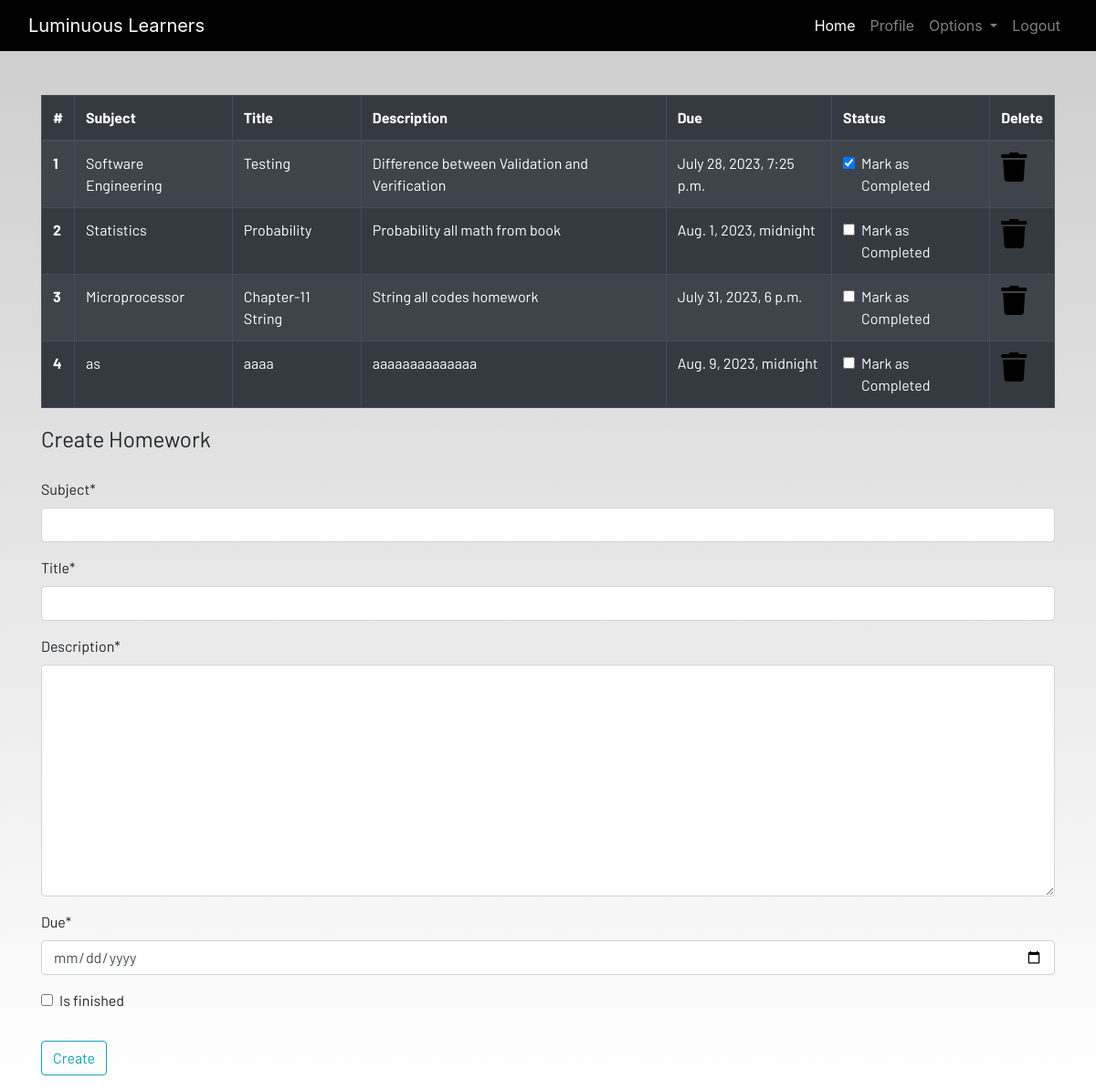
The page /homework (signed in) on the database its author committed.
### dashboard/models.py (models this page shows, shortened)
class Homework(models.Model):
    user = models.ForeignKey(User,on_delete=models.CASCADE)
    subject = models.CharField(max_length=50)
    title = models.CharField(max_length=100)
    description = models.TextField()
    due = models.DateTimeField()
    is_finished = models.BooleanField(default=False)

### dashboard/views.py (the view)
# urls.py: path('homework',views.homework,name="homework"),
@login_required
def homework(request):
    if request.method == 'POST':
        form = HomeworkForm(request.POST)
        if form.is_valid():
            try:
                finished = request.POST['is_finished']
                if finished == 'on':
                    finished = True
                else:
                    finished = False
            except:
                finished = False
            homeworks = Homework(
                user = request.user,
                subject = request.POST['subject'],
                title = request.POST['title'],
                description = request.POST['description'],
                due = request.POST['due'],
                is_finished = finished
            )
            homeworks.save()
            messages.success(request,f"Homework is added from {request.user.username.title()}!")
    else:
        form = HomeworkForm()
    homework = Homework.objects.filter(user=request.user)
    if len(homework) == 0:
        homework_done = True
    else:
        homework_done = False
    context = {
        'homeworks':homework,
        'homework_done':homework_done,
        'form':form,
        }
    return render(request,'dashboard/homework.html',context)

### dashboard/forms.py
class HomeworkForm(forms.ModelForm):
    class Meta:
        model = Homework
        widgets = {'due':DateInput()}
        fields = ['subject','title','description','due','is_finished']

### dashboard/templates/dashboard/homework.html (shortened to what this page needs)
{% extends 'dashboard/base.html' %}
{% load static %}
{% load crispy_forms_tags %}
{% block content %}
<div class="container">
    {% if not homework_done %}
    <table class="table table-striped table-bordered table-hover table-dark">
        <thead>
            <tr>
                <th scope="col">#</th>
                <th scope="col">Subject</th>
                <th scope="col">Title</th>
                <th scope="col">Description</th>
                <th scope="col">Due</th>
                <th scope="col">Status</th>
                <th scope="col">Delete</th>
            </tr>
        </thead>
        <tbody>
            {% for homework in homeworks %}
            <tr>
                <th scope="row">{{forloop.counter}}</th>
                <td>{{homework.subject}}</td>
                <td>{{homework.title}}</td>
                <td>{{homework.description}}</td>
                <td>{{homework.due}}</td>
                <td>
                    <a href="{% url 'update-homework' homework.id %}">
                        <div class="form-check">
                            {% if homework.is_finished == True %}
                            <input class="form-check-input" type="checkbox" value="" checked>
                            {% else %}
                            <input class="form-check-input" type="checkbox" value="">
                            {% endif %}
                            <label class="form-check-label text-light" for="flexCheckDefault">
                                Mark as Completed
                            </label>
                        </div>
                    </a>
                </td>
                <td><a href="{% url 'delete-homework' homework.id %}"><i class="fa fa-trash fa-2x"></i></a></td>
            </tr>
            {% endfor %}
        </tbody>
    </table>
    {% else %}
    <h4>All homeworks are completed!! Create to have more!!</h4>
{% endif %}
</div>
<div class=" container">
    <form method="POST">
        <fieldset class="form-group">
            <legend class="border-bottom mb-4">Create Homework</legend>
            {{form|crispy}}
        </fieldset>
        <div class="form-group">
            <button href="" class="btn btn-outline-info" type="submit">
                Create
            </button>
        </div>
    </form>
</div>
{% endblock content %}

### static/css/main.css (style rules this page uses)
html { scroll-behavior: smooth; height: 100%; width: 100%; }
a { text-decoration: none !important; color: black; }
html, body { max-width: 100%; overflow-x: hidden; height: 100%; width: 100%; }
body { background: linear-gradient(rgba(0, 0, 0, 0.2), rgba(255, 255, 255, 0.5)); overflow-x: hidden; background-repeat: no-repeat; }
.fa { color: black; }

### rows shown on the page
Homework: subject "Software Engineering", title "Testing", description "Difference between Validation and Verification", due "July 28, 2023, 7:25 p.m."
Homework: subject "Statistics", title "Probability", description "Probability all math from book", due "Aug. 1, 2023, midnight"
Homework: subject "Microprocessor", title "Chapter-11 String", description "String all codes homework", due "July 31, 2023, 6 p.m."
Homework: subject "as", title "aaaa", description "aaaaaaaaaaaaaa", due "Aug. 9, 2023, midnight"
